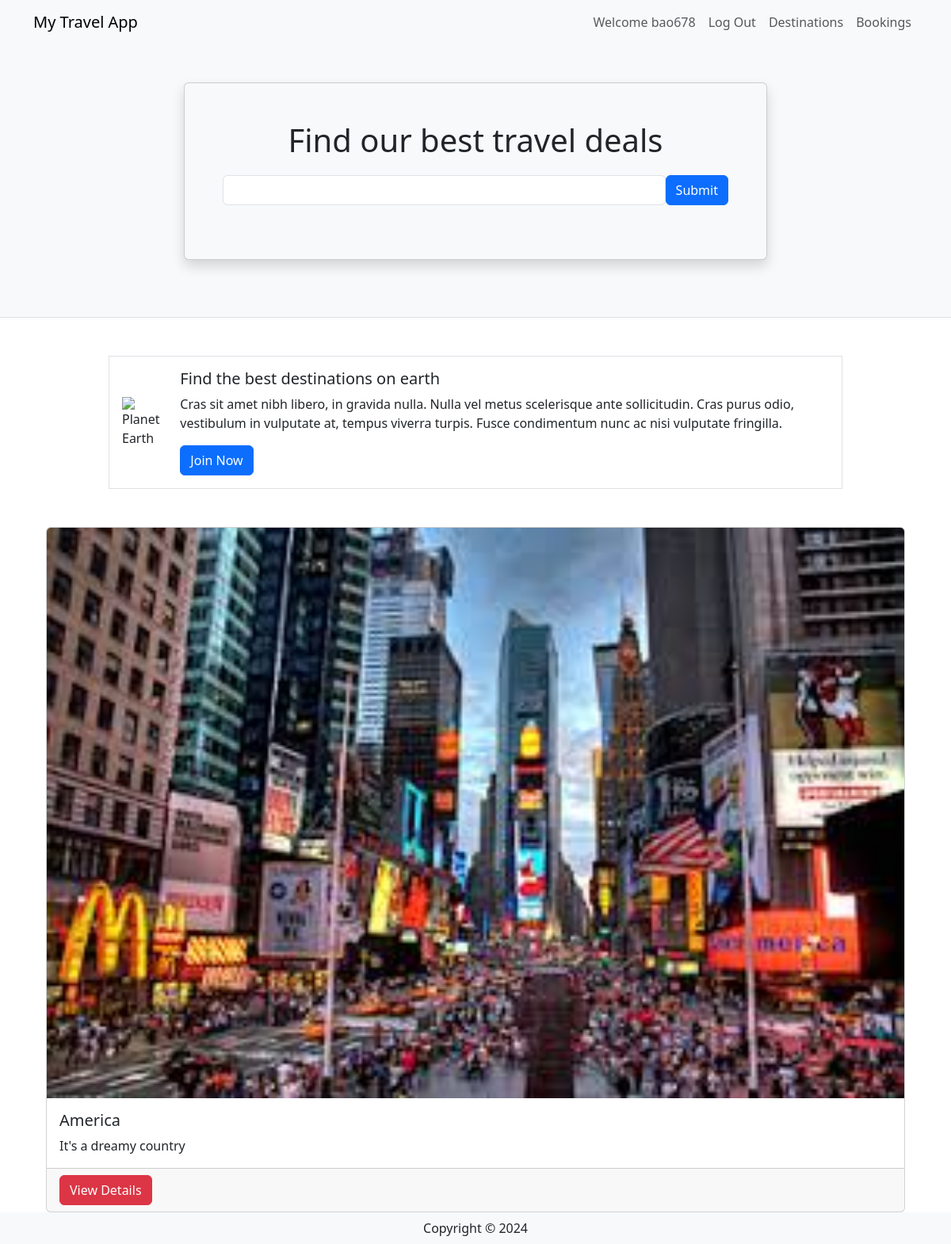
The page / (signed in) on the database its author committed.
### travel/models.py (models this page shows, shortened)
class User(db.Model, UserMixin):
    __tablename__ = 'users' # good practice to specify table name
    id = db.Column(db.Integer, primary_key=True)
    name = db.Column(db.String(100), index=True, unique=True, nullable=False)
    emailid = db.Column(db.String(100), index=True, nullable=False)
    password_hash = db.Column(db.String(255), nullable=False)
    comments = db.relationship('Comment', backref='user')

class Destination(db.Model):
    __tablename__ = 'destinations'
    id = db.Column(db.Integer, primary_key=True)
    name = db.Column(db.String(80))
    description = db.Column(db.String(200))
    image = db.Column(db.String(400))
    currency = db.Column(db.String(3))
    comments = db.relationship('Comment', backref='destination')

### travel/views.py (the view)
@mainbp.route('/')
def index():
    destinations = db.session.scalars(db.select(Destination)).all()
    return render_template('index.html', destinations=destinations)

### travel/templates/index.html
{% extends 'base.html' %}
{% block header %}
      <div class="container">
         <div class="row justify-content-center mt-5 pb-4">
            <div class="col-md-8">
               <div class="card shadow p-5 mb-5 bg-light">
                  <h1 class="text-center mb-3">Find our best travel deals</h1>
                  <form class="form-inline d-flex flex-nowrap" action="{{url_for('main.search')}}" >
                     <input type="text" name="search" class="form-control flex-grow-1 my-1 mr-sm-2" id="SearchForm">
                     <button type="submit" class="flex-shrink-1 btn btn-primary my-1">Submit</button>
                   </form>
               </div>
            </div>
         </div>
      </div>
{% endblock %}
{% block content %}
      <div class="container">
         <div class="row mt-5 mb-5 justify-content-center">
            <div class="col-md-10">
               <div class="media border p-3 d-flex justify-content-start">
                  <img class="align-self-center me-3" style="max-width:120px"
                     src="https://upload.wikimedia.org/wikipedia/commons/thumb/2/22/Earth_Western_Hemisphere_transparent_background.png/600px-Earth_Western_Hemisphere_transparent_background.png"
                     alt="Planet Earth">
                  <div class="align-self-center media-body">
                     <h5 class="mt-0">Find the best destinations on earth</h5>
                     <p class="d-none d-sm-block">Cras sit amet nibh libero, in gravida nulla. Nulla vel metus
                        scelerisque ante sollicitudin. Cras purus odio, vestibulum in vulputate at, tempus viverra
                        turpis. Fusce condimentum nunc ac nisi vulputate fringilla.</p>
                     <a href="#" class="btn btn-primary">Join Now</a>
                  </div>
               </div>
            </div>
         </div>
         <div class="card-group">
            {% for destination in destinations %}
            <div class="card mx-3">
               <img class="card-img-top"
                  src="{{ destination.image }}" alt="destination picture">
               <div class="card-body">
                  <h5 class="card-title">{{ destination.name }}</h5>
                  <p class="card-text">{{ destination.description }}</p>
               </div>
               <div class="card-footer"><a href="{{ url_for('destination.show', id=destination.id) }}" class ="btn btn-danger"> View Details </a></div>
            </div>
            {% endfor %}
         </div>
      </div>
{% endblock %}

### travel/templates/base.html (shortened to what this page needs)
<html>
<head>
   <link href="https://cdn.jsdelivr.net/npm/bootstrap@5.3.2/dist/css/bootstrap.min.css" rel="stylesheet">
</head>
<body>
   <header class="bg-light border-bottom">
      <nav class="navbar navbar-expand-lg navbar-light bg-light">
         <div class="container">
            <a href="/" class="navbar-brand">My Travel App</a>
            <div class="collapse navbar-collapse justify-content-end" id="navbarSupportedContent">
               <div class="navbar-nav ml-auto">
                  {% if current_user.is_authenticated %}
                     <a class="nav-item nav-link disabled text-muted" href="#">Welcome {{current_user.name}}</a>
                     <a class="nav-item nav-link" href="{{ url_for('auth.logout') }}">Log Out</a>
                  {% else %}
                     <a class="nav-item nav-link" href="{{ url_for('auth.register') }}">Register</a>
                     <a class="nav-item nav-link" href="{{ url_for('auth.login') }}">Log In</a>
                  {% endif %}
                  <a class="nav-item nav-link" href="{{ url_for('destination.create') }}">Destinations</a>
                  <a class="nav-item nav-link" href="#">Bookings</a>
               </div>
            </div>
         </div>
      </nav>
      {% block header %}
      {% endblock %}
   </header>
   {% block content %}
   {% endblock %}
    <footer class="footer">
        <div class="text-center py-2 bg-light">
            <span class="text-dark">Copyright &copy; {{ year }}</span>
        </div>
    </footer>
   </body>
</html>

### rows shown on the page
User: name "bao678"
Destination: image (picture), name "America", description "It's a dreamy country"
